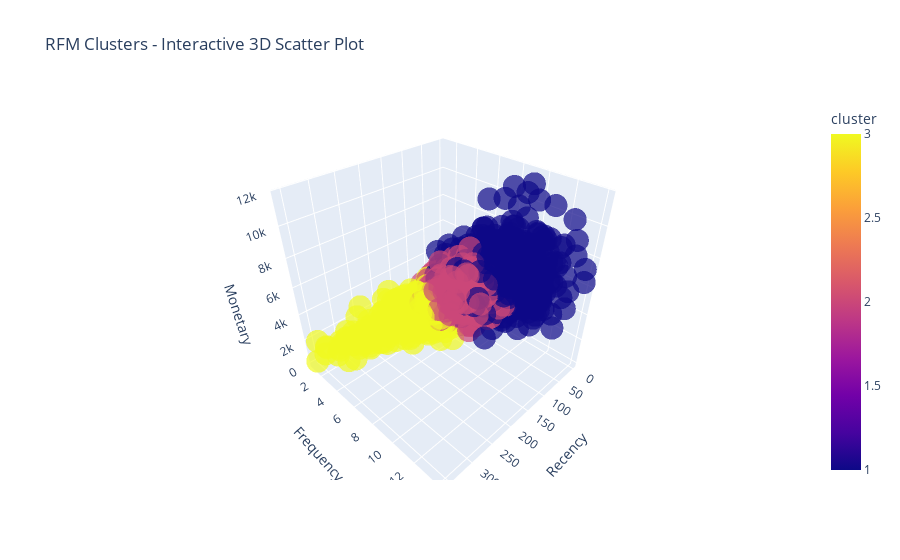

Notebook cell for this chart:
### Markdown cell above
It's obvious that the cluster 1 customers are the high value customers, then cluster 2 and then cluster 3.

There are comparatively less customers in cluster 1, but they have the highest profit, given cluster two customers are the most in number but struggle to keep up with the profits of cluster 1 customers.

### Code cell
import plotly.express as px

# Create an interactive 3D scatter plot
fig = px.scatter_3d(
    rfm_table,
    x='recency_value',
    y='frequency_value',
    z='monetary_value',
    color='cluster',
    size_max=10,
    opacity=0.7,
    labels={'recency_value': 'Recency', 'frequency_value': 'Frequency', 'monetary_value': 'Monetary'},
    title='RFM Clusters - Interactive 3D Scatter Plot'
)

fig.show()

### Figure 1 — Plotly figure (JSON) as saved in the notebook; plotly's stock layout.template omitted (floating-point values rounded to 4 significant figures; data arrays with more than 128 entries replaced by an {"elided": "..."} marker saying what was removed)
{"data": [{"hovertemplate": "Recency=%{x}<br>Frequency=%{y}<br>Monetary=%{z}<br>cluster=%{marker.color}<extra></extra>", "legendgroup": "", "marker": {"color": {"elided": "2523 int values"}, "coloraxis": "coloraxis", "opacity": 0.7, "symbol": "circle"}, "mode": "markers", "name": "", "scene": "scene", "showlegend": false, "type": "scatter3d", "x": {"elided": "2523 int values"}, "y": {"elided": "2523 int values"}, "z": {"elided": "2523 float values"}}], "layout": {"coloraxis": {"colorbar": {"title": {"text": "cluster"}}, "colorscale": [[0, "#0d0887"], [0.1111, "#46039f"], [0.2222, "#7201a8"], [0.3333, "#9c179e"], [0.4444, "#bd3786"], [0.5556, "#d8576b"], [0.6667, "#ed7953"], [0.7778, "#fb9f3a"], [0.8889, "#fdca26"], [1, "#f0f921"]]}, "legend": {"tracegroupgap": 0}, "scene": {"domain": {"x": [0, 1], "y": [0, 1]}, "xaxis": {"title": {"text": "Recency"}}, "yaxis": {"title": {"text": "Frequency"}}, "zaxis": {"title": {"text": "Monetary"}}}, "title": {"text": "RFM Clusters - Interactive 3D Scatter Plot"}}}
